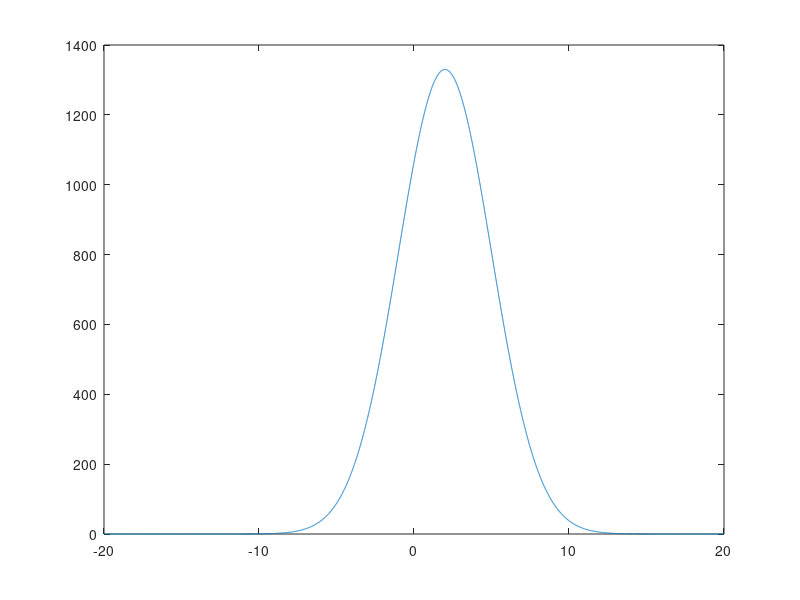

Write the MATLAB code that produced this figure. (Note: this script raises an error after producing the figure.)
clear; clc; close all;

%Variables
N = 10001;
et = 20;
sigma = sqrt(9);
mu=2;

%Calcul des fonctions
v_a = mu + sigma*randn(N,1);
x = -20:0.004:20;
f_x = exp((-1/2)*((x-mu)/sigma).^2)*1/(sqrt(2*pi)*sigma);

%Manipulation 1
figure,
plot(x,N*f_x);
hold on
histogram(v_a,et) %La fonction histogram a plus bel affichage que la fonction hist, donc plus pratique pour relancer le script plusieurs fois
hold off

%Manipulation 2
[iteration, axis] = hist(v_a, et,x); %La fonction hist a l'avantage de retourner ses valeurs par rapport à la fonction histogram
entropy(iteration,axis)
